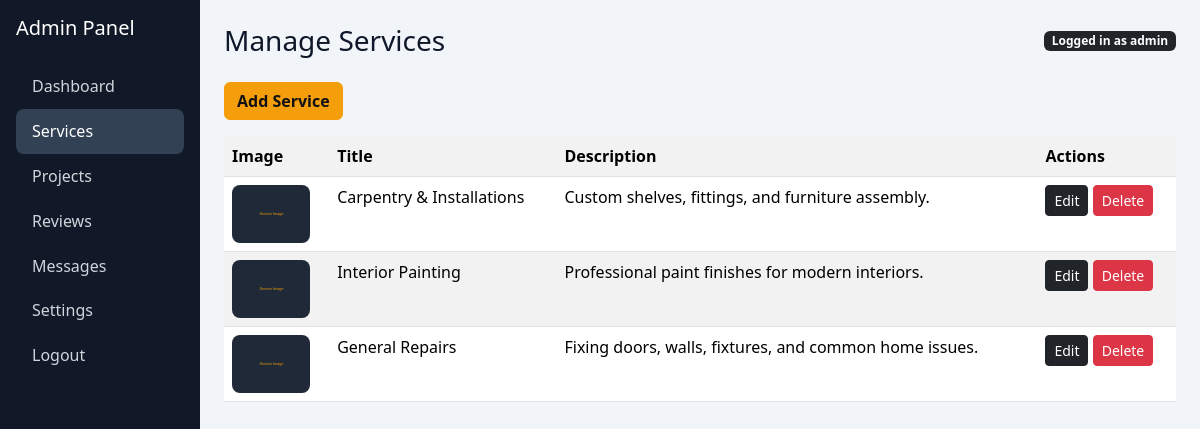
The app's page /admin/services.php (signed in) with its own data.
### tables this page shows
CREATE TABLE services (
    id INT AUTO_INCREMENT PRIMARY KEY,
    title VARCHAR(150) NOT NULL,
    short_description VARCHAR(255) NOT NULL,
    details TEXT NOT NULL,
    image_path VARCHAR(255) DEFAULT NULL,
    created_at TIMESTAMP DEFAULT CURRENT_TIMESTAMP
);

### config/db.php (called while the page is built, shortened)
<?php
function base_path(): string
{
    static $base = null;
    if ($base !== null) {
        return $base;
    }
    $projectRoot = realpath(__DIR__ . '/..');
    $docRoot = isset($_SERVER['DOCUMENT_ROOT']) ? realpath($_SERVER['DOCUMENT_ROOT']) : false;
    if ($projectRoot && $docRoot && str_starts_with($projectRoot, $docRoot)) {
        $base = str_replace('\\', '/', substr($projectRoot, strlen($docRoot)));
    } else {
        $base = '';
    }
    return rtrim($base, '/');
}
function url(string $path = ''): string
{
    $path = ltrim($path, '/');
    $base = base_path();
    return ($base !== '' ? $base : '') . '/' . $path;
}
function media_url(string $path): string
{
    return url(ltrim($path, '/'));
}
function e(string $value): string
{
    return htmlspecialchars($value, ENT_QUOTES, 'UTF-8');
}

### admin/services.php (the view, shortened to what this page needs)
<?php
require_once __DIR__ . '/includes/auth.php';
$services = $pdo->query('SELECT * FROM services ORDER BY id DESC')->fetchAll();
?>
<!doctype html><html><head><link href="https://cdn.jsdelivr.net/npm/bootstrap@5.3.3/dist/css/bootstrap.min.css" rel="stylesheet"><link href="<?= e(url('assets/css/style.css')) ?>" rel="stylesheet"></head>
<body class="admin-bg"><div class="container-fluid"><div class="row"><div class="col-md-2 p-0"><?php include __DIR__ . '/includes/sidebar.php'; ?></div><div class="col-md-10 p-4"><?php include __DIR__ . '/includes/topbar.php'; ?>
<a href="<?= e(url('admin/add_service.php')) ?>" class="btn btn-accent mb-3">Add Service</a>
<div class="table-responsive"><table class="table table-striped bg-white"><tr><th>Image</th><th>Title</th><th>Description</th><th>Actions</th></tr>
<?php foreach ($services as $s): ?><tr><td><img class="thumb" src="<?= e(media_url($s['image_path'] ?: 'assets/images/service-placeholder.svg')) ?>"></td><td><?= e($s['title']) ?></td><td><?= e($s['short_description']) ?></td><td><a class="btn btn-sm btn-dark" href="<?= e(url('admin/edit_service.php')) ?>?id=<?= (int)$s['id'] ?>">Edit</a> <a class="btn btn-sm btn-danger" href="?delete=<?= (int)$s['id'] ?>" onclick="return confirm('Delete service?')">Delete</a></td></tr><?php endforeach; ?>
</table></div></div></div></div></body></html>

### assets/css/style.css (style rules this page uses)
:root { --navy: #111827; --charcoal: #1f2937; --accent: #f59e0b; --light: #f8fafc; }
body { font-family: 'Segoe UI', Tahoma, sans-serif; background: #fff; color: #0f172a; }
.btn-accent { background: var(--accent); border-color: var(--accent); color: #111; font-weight: 600; }
.admin-bg { background:#f1f5f9; }
.table img.thumb { width: 78px; height: 58px; object-fit: cover; border-radius: .5rem; }

### records on screen
services: image_path (placeholder picture), title "Carpentry & Installations", short_description "Custom shelves, fittings, and furniture assembly."
services: image_path (placeholder picture), title "Interior Painting", short_description "Professional paint finishes for modern interiors."
services: image_path (placeholder picture), title "General Repairs", short_description "Fixing doors, walls, fixtures, and common home issues."

### other values on screen
$label "Dashboard"
$label "Services"
$label "Projects"
$label "Reviews"
$label "Messages"
$label "Settings"
$label "Logout"
$pageHeading "Manage Services"
$_SESSION['admin_username'] "admin"
